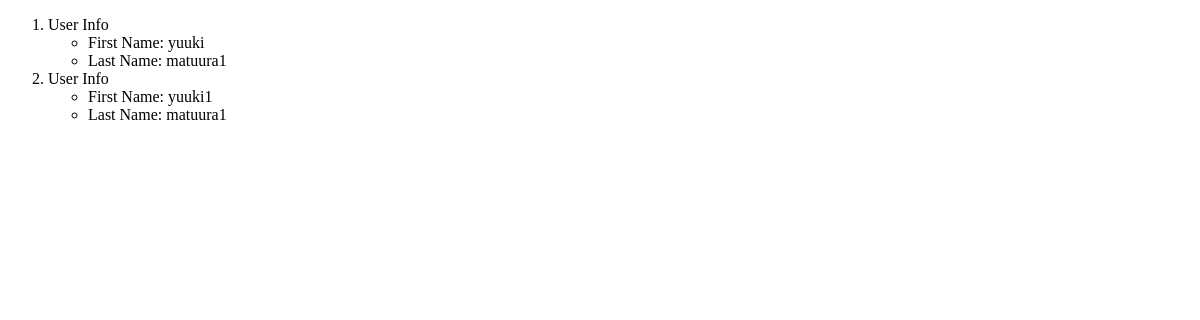
/Users, run on an earlier commit of the app's database.
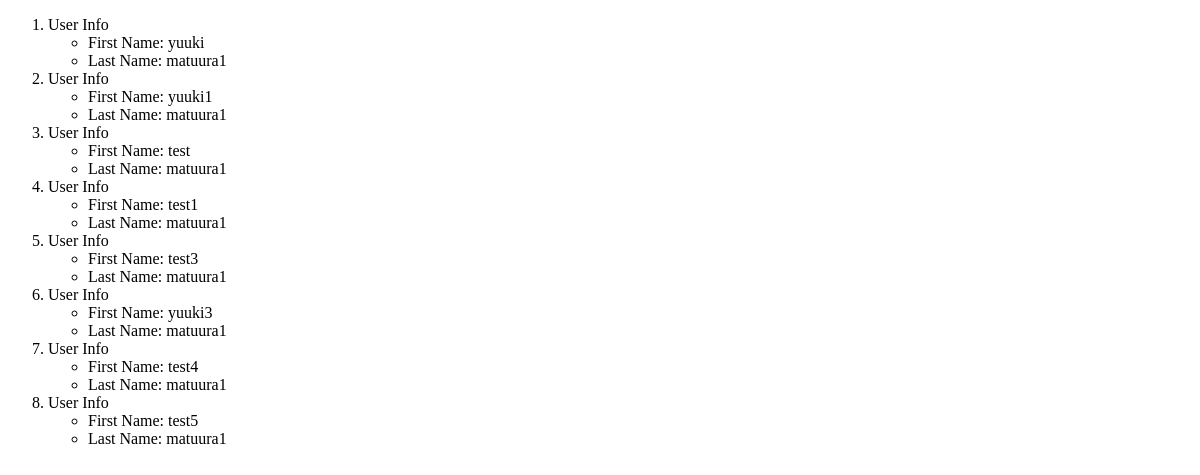
And on a later commit of the database.
### management/models.py (models this page shows, shortened)
class MstUsers(models.Model):
    UserId = models.AutoField(
        auto_created=True, primary_key=True, serialize=False
    )
    UserName = models.CharField(blank=True, null=True, max_length=10, db_index=True, unique=True)
    Pass = models.CharField(max_length=15, db_index=True)
    Company = models.ForeignKey('MstCompanys', to_field='CompanyId', on_delete=models.SET_NULL, null=True)

### management/views.py (the view)
# urls.py: url("Users", views.users, name='users'),
def users(request):
    user_list = MstUsers.objects.all()
    user_dict = {'users': user_list}
    return render(request, 'management/Users.html', context=user_dict)

### management/templates/management/Users.html (shortened to what this page needs)
<!DOCTYPE html>
<html lang="ja">
<head>
</head>
<body>
  {% if users %}
        <ol>
            {% for list in users %}
            <li>User Info</li>
            <ul>
                <li>First Name: {{ list.UserName }}</li>
                <li>Last Name: {{ list.Pass }}</li>
            </ul>
            {% endfor %}
        </ol>
        {% endif %}
</body>
</html>

What changed in the data, as far as the page shows it:
added MstUsers: UserName "test", Pass "matuura1"
added MstUsers: UserName "test1", Pass "matuura1"
added MstUsers: UserName "test3", Pass "matuura1"
added MstUsers: UserName "yuuki3", Pass "matuura1"
added MstUsers: UserName "test4", Pass "matuura1"
added MstUsers: UserName "test5", Pass "matuura1"
